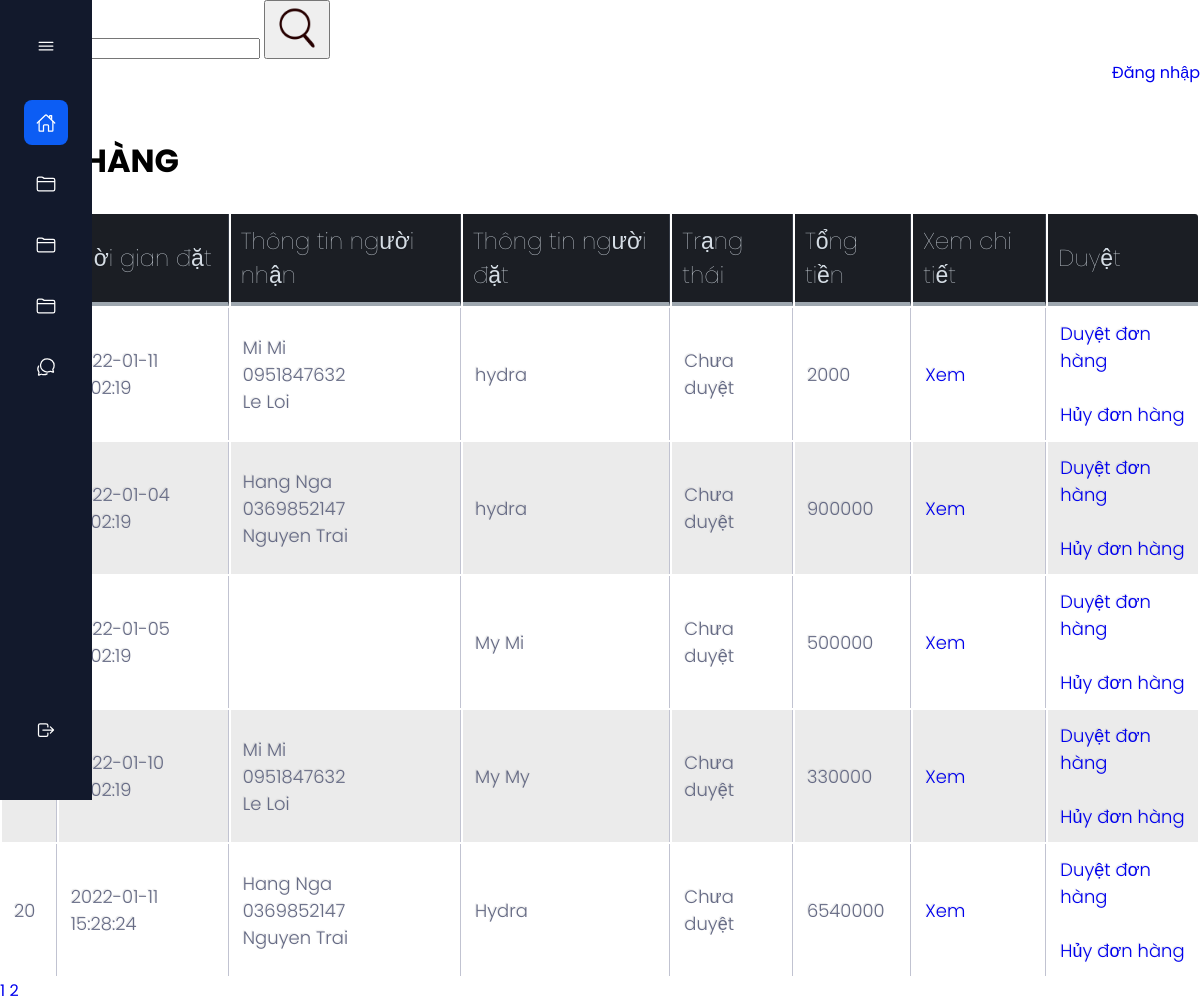
Page /admin/receipts/index.php (signed in) on the committed database.
### tables this page shows
CREATE TABLE `receipts` (
  `id` int NOT NULL,
  `customer_id` int NOT NULL,
  `order_time` timestamp NOT NULL DEFAULT CURRENT_TIMESTAMP,
  `receiver_id` varchar(50) DEFAULT NULL,
  `note` mediumtext,
  `status` int NOT NULL,
  `total` int DEFAULT NULL
);

CREATE TABLE `customers` (
  `id` int NOT NULL,
  `name` varchar(200) NOT NULL,
  `gender` varchar(200) NOT NULL,
  `dob` date NOT NULL,
  `email` varchar(200) NOT NULL,
  `password` varchar(200) NOT NULL,
  `token` varchar(200) DEFAULT NULL
);

### admin/receipts/index.php (the view, shortened to what this page needs)
<!DOCTYPE html>
<html>
<head>
	<link rel="stylesheet" href="../index3.css">
	<link rel="stylesheet" href="../style_validate1.css">
	<link rel="stylesheet" type="text/css" href="../style_table.css">
</head>
<?php
require '../connect_database.php';
if (isset($_GET['index'])) {
	$i = $_GET['index'];
} else {
	$i = 1;
}
$sql_command_select_receipts = "select count(*) from receipts where status = 2 or status = 4";
$query_sql_command_select_receipts = mysqli_query($connect_database, $sql_command_select_receipts);
$count_receipts = mysqli_fetch_array($query_sql_command_select_receipts)['count(*)'];
$receipts_on_page = 5;
$count_pages = ceil ($count_receipts / $receipts_on_page);
$skip_receipts_page = ( $i - 1 ) * $receipts_on_page;
$sql_command_select = "SELECT receipts.*, customers.name as 'customer_name', receivers.name as 'receiver_name', receivers.phone as 'receiver_phone', receivers.address as 'receiver_address'
from receipts
left JOIN receivers on receivers.id = receipts.receiver_id
join customers on customers.id = receipts.customer_id
where receipts.status in (2, 4)
GROUP BY receipts.id
limit $receipts_on_page offset $skip_receipts_page";
$query_sql_command_select = mysqli_query($connect_database, $sql_command_select);
 ?>
<body>
<body>
<?php require '../menu.php'; ?>
<div class="top">
	<div class = "search">
		<form class = "form_search">
			<input type="search" name="search" value = "<?php echo $content_search ?>">
			<button>
				<img src="../style/style_image/icon_search.png" width="50px">
			</button>
		</form>
	</div>
	<div class = "login">
		<a class = "login" href="https://google.com">Đăng nhập</a>
	</div>
</div>
<div class = "bot">
	<div class = "header">
		<h1 class =  "header" >ĐƠN HÀNG</h1>
	</div>
	<br>
		<?php require '../validate.php' ?>
		<table class = "table">
			<tr>
				<th>Mã</th>
				<th>Thời gian đặt</th>
				<th>Thông tin người nhận</th>
				<th>Thông tin người đặt</th>
				<th>Trạng thái</th>
				<th>Tổng tiền</th>
				<th>Xem chi tiết</th>
				<th>Duyệt</th>
			</tr>
			<?php foreach ($query_sql_command_select as $each_receipt) : ?>
			<?php if ($each_receipt['status'] == 2 || $each_receipt['status'] == 4 ) { ?>
			<tr>
				<td><?php echo $each_receipt['id'] ?></td>
				<td><?php echo $each_receipt['order_time'] ?></td>
				<td>
					<?php echo $each_receipt['receiver_name'] ?><br>
					<?php echo $each_receipt['receiver_phone'] ?><br>
					<?php echo $each_receipt['receiver_address'] ?><br>
				</td>
				<td>
					<?php echo $each_receipt['customer_name'] ?><br>
				</td>
				<td>
					<?php
					switch ($each_receipt['status']) {
						case 2:
							echo 'Chưa duyệt';
							break;
					}
					 ?>
				</td>
				<td><?php echo $each_receipt['total'] ?></td>
				<td>
					<a href="detail_receipt.php?id=<?php echo $each_receipt['id'] ?>">Xem</a>
				</td>
				<td>
					<?php if ( $each_receipt['status'] == 2 ) { ?>
						<a href="update_receipt.php?id=<?php echo $each_receipt['id'] ?>&status=4">Duyệt đơn hàng</a>
					<?php } ?>
					<br>
					<br>
					<a href="update_receipt.php?id=<?php echo $each_receipt['id'] ?>&status=3">Hủy đơn hàng</a>
				</td>
			</tr>
			<?php } ?>
			<?php endforeach ?>
		</table>
		<?php for ($i = 1; $i <= $count_pages; $i++ ) { ?>
			<a href = "?index=<?php echo $i ?>">
				<?php echo $i ?>
			</a>
		<?php } ?>
</div>
</body>
</html>

### admin/index3.css (style rules this page uses)
body { padding: 0px; margin: 0px; }
.search { display: flex; justify-content: flex-start; }
.login { display: flex; justify-content: flex-end; }
.header { margin-top: 25px; background-color: white; padding: 1px; }

### admin/style_table.css (style rules this page uses)
th { color:#D5DDE5;; background:#1b1e24; border-bottom:4px solid #9ea7af; border-right: 1px solid #343a45; font-size:23px; font-weight: 100; padding:10px; text-align:left; text-shadow: 0 1px 1px rgba(0, 0, 0, 0.1); vertical-align:middle; }
th:first-child { border-top-left-radius:3px; }
th:last-child { border-top-right-radius:3px; border-right:none; }
tr { border-top: 1px solid #C1C3D1; border-bottom-: 1px solid #C1C3D1; color:#666B85; font-size:16px; font-weight:normal; text-shadow: 0 1px 1px rgba(256, 256, 256, 0.1); }
tr:first-child { border-top:none; }
tr:last-child { border-bottom:none; }
tr:nth-child(odd) td { background:#EBEBEB; }
tr:last-child td:first-child { border-bottom-left-radius:3px; }
tr:last-child td:last-child { border-bottom-right-radius:3px; }
td { background:#FFFFFF; padding:12px; text-align:left; vertical-align:middle; font-weight:300; font-size:18px; text-shadow: -1px -1px 1px rgba(0, 0, 0, 0.1); border-right: 1px solid #C1C3D1; }
td:last-child { border-right: 0px; }

### admin/style_menu.css (style rules this page uses)
:root { --nav-width: 92px; --first-color: #0C5DF4; --bg-color: #12192C; --sub-color: #B6CEFC; --white-color: #FFF; --body-font: 'Poppins', sans-serif; --normal-font-size: 1rem; --small-font-size: .875rem; --z-fixed: 100; }
*,::before,::after { box-sizing: border-box; }
body { position: relative; margin: 0; padding: 2rem 0 0 6.75rem; font-family: var(--body-font); font-size: var(--normal-font-size); transition: .5s; }
h1 { margin: 0; }
a { text-decoration: none; }

### admin/index1.css (style rules this page uses)
body { padding: 0px; margin: 0px; }
.search { display: flex; justify-content: flex-start; }
.login { display: flex; justify-content: flex-end; }
.header { margin-top: 25px; background-color: white; padding: 1px; }

### rows in the picture
receipts: order_time "2022-01-11 14:02:19", receiver_name "Mi Mi", receiver_phone "0951847632", receiver_address "Le Loi", customer.name "hydra", status "Chưa duyệt", total "2000"
receipts: order_time "2022-01-04 14:02:19", receiver_name "Hang Nga", receiver_phone "0369852147", receiver_address "Nguyen Trai", customer.name "hydra", status "Chưa duyệt", total "900000"
receipts: order_time "2022-01-05 14:02:19", customer.name "My Mi", status "Chưa duyệt", total "500000"
receipts: order_time "2022-01-10 14:02:19", receiver_name "Mi Mi", receiver_phone "0951847632", receiver_address "Le Loi", customer.name "My My", status "Chưa duyệt", total "330000"
receipts: id "20", order_time "2022-01-11 15:28:24", receiver_name "Hang Nga", receiver_phone "0369852147", receiver_address "Nguyen Trai", customer.name "Hydra", status "Chưa duyệt", total "6540000"
